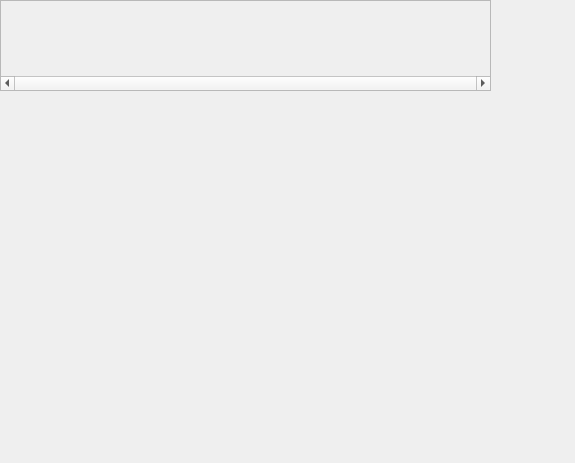
<?xml version="1.0" encoding="UTF-8"?>
<ui version="4.0">
 <class>Form</class>
 <widget class="QWidget" name="Form">
  <property name="geometry">
   <rect>
    <x>0</x>
    <y>0</y>
    <width>575</width>
    <height>463</height>
   </rect>
  </property>
  <property name="sizePolicy">
   <sizepolicy hsizetype="Expanding" vsizetype="Preferred">
    <horstretch>0</horstretch>
    <verstretch>0</verstretch>
   </sizepolicy>
  </property>
  <property name="windowTitle">
   <string>Form</string>
  </property>
  <widget class="QScrollArea" name="scrollArea">
   <property name="geometry">
    <rect>
     <x>0</x>
     <y>0</y>
     <width>491</width>
     <height>91</height>
    </rect>
   </property>
   <property name="sizePolicy">
    <sizepolicy hsizetype="Expanding" vsizetype="Fixed">
     <horstretch>1</horstretch>
     <verstretch>0</verstretch>
    </sizepolicy>
   </property>
   <property name="layoutDirection">
    <enum>Qt::LeftToRight</enum>
   </property>
   <property name="verticalScrollBarPolicy">
    <enum>Qt::ScrollBarAlwaysOff</enum>
   </property>
   <property name="horizontalScrollBarPolicy">
    <enum>Qt::ScrollBarAlwaysOn</enum>
   </property>
   <property name="widgetResizable">
    <bool>true</bool>
   </property>
   <property name="alignment">
    <set>Qt::AlignLeading|Qt::AlignLeft|Qt::AlignVCenter</set>
   </property>
   <widget class="QWidget" name="scrollAreaWidgetContents">
    <property name="geometry">
     <rect>
      <x>0</x>
      <y>0</y>
      <width>489</width>
      <height>74</height>
     </rect>
    </property>
   </widget>
  </widget>
  <zorder>pushButton</zorder>
  <zorder>scrollArea</zorder>
 </widget>
 <resources/>
 <connections/>
</ui>
